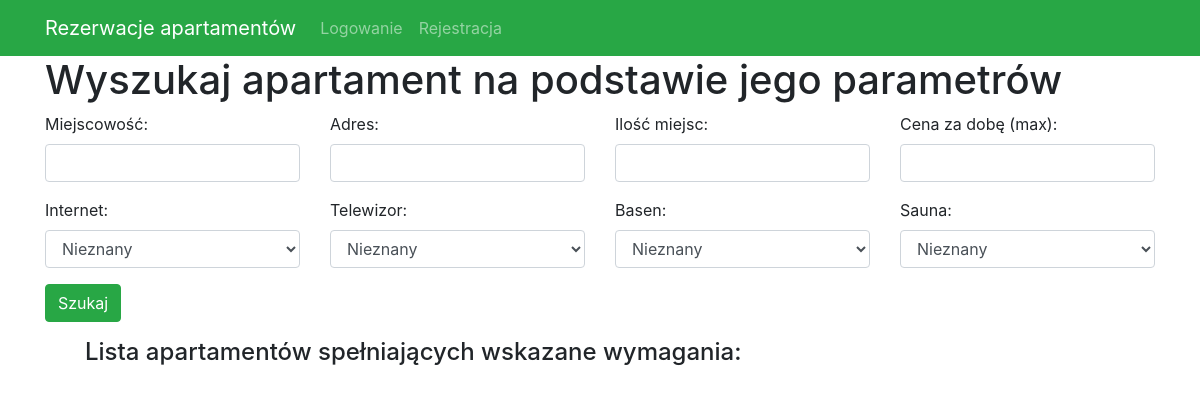
Page /bookings/search/ on the earlier database version.
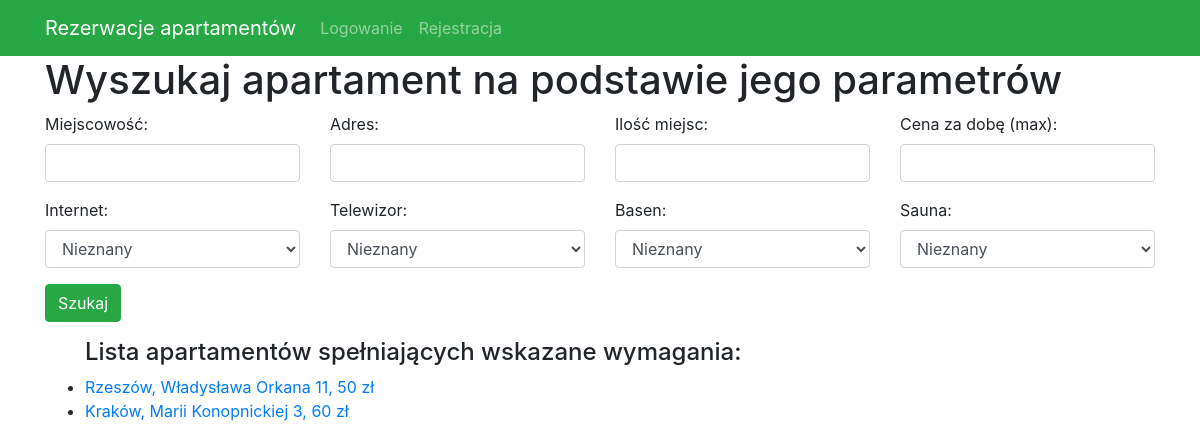
Same page on the later database version.
### bookings/models.py (models this page shows, shortened)
class Apartament(models.Model):
    wlasciciel = models.ForeignKey(settings.AUTH_USER_MODEL, on_delete=models.CASCADE)
    miejscowosc = models.CharField(max_length=50)
    adres = models.CharField(max_length=100, unique=True)
    opis = models.CharField(max_length=500)
    ilosc_miejsc = models.SmallIntegerField()
    cena_za_dobe = models.IntegerField()
    internet = models.BooleanField()
    telewizor = models.BooleanField()
    basen = models.BooleanField()
    sauna = models.BooleanField()

### templates/apartament/search.html (shortened to what this page needs)
{% extends "base.html" %}
{% load widget_tweaks %}
{% block content %}
    <h1 style="margin-top: 0">Wyszukaj apartament na podstawie jego parametrów</h1>
    <form method="get">
        <div class="well">
            <div class="row">
                <div class="form-group col-sm-4 col-md-3">
                    {{ filter.form.miejscowosc.label_tag }}
                    {% render_field filter.form.miejscowosc class="form-control" %}
                </div>
                <div class="form-group col-sm-4 col-md-3">
                    {{ filter.form.adres.label_tag }}
                    {% render_field filter.form.adres class="form-control" %}
                </div>
                <div class="form-group col-sm-4 col-md-3">
                    {{ filter.form.ilosc_miejsc.label_tag }}
                    {% render_field filter.form.ilosc_miejsc class="form-control" %}
                </div>
                <div class="form-group col-sm-4 col-md-3">
                    {{ filter.form.cena_za_dobe.label_tag }}
                    {% render_field filter.form.cena_za_dobe class="form-control" %}
                </div>
                <div class="form-group col-sm-4 col-md-3">
                    {{ filter.form.internet.label_tag }}
                    {% render_field filter.form.internet class="form-control" %}
                </div>
                <div class="form-group col-sm-4 col-md-3">
                    {{ filter.form.telewizor.label_tag }}
                    {% render_field filter.form.telewizor class="form-control" %}
                </div>
                <div class="form-group col-sm-4 col-md-3">
                    {{ filter.form.basen.label_tag }}
                    {% render_field filter.form.basen class="form-control" %}
                </div>
                <div class="form-group col-sm-4 col-md-3">
                    {{ filter.form.sauna.label_tag }}
                    {% render_field filter.form.sauna class="form-control" %}
                </div>
            </div>
            <button type="submit" class="btn btn-success">
                 Szukaj
            </button>
        </div>
    </form>
    <ul>
        <h4>Lista apartamentów spełniających wskazane wymagania:</h4>
        {% for apartament in filter.qs %}
            <li>
                <a href="{% url 'apartament_detail' apartament.id %}">
                    {{ apartament.miejscowosc }},
                    {{ apartament.adres }},
                    {{ apartament.cena_za_dobe }} zł</a>
            </li>
        {% endfor %}
    </ul>
{% endblock %}

Differences in the rows shown:
added Apartament: miejscowosc "Rzeszów", adres "Władysława Orkana 11", cena_za_dobe "50"
added Apartament: miejscowosc "Kraków", adres "Marii Konopnickiej 3", cena_za_dobe "60"
